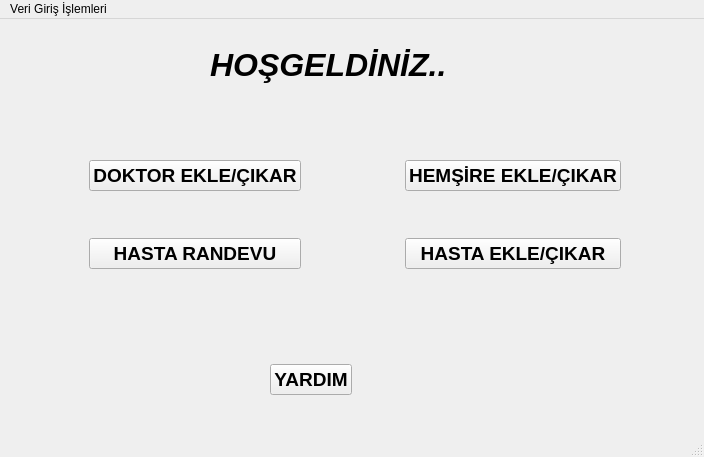
<?xml version="1.0" encoding="UTF-8"?>
<ui version="4.0">
 <class>SaglikOcagi</class>
 <widget class="QMainWindow" name="SaglikOcagi">
  <property name="geometry">
   <rect>
    <x>0</x>
    <y>0</y>
    <width>704</width>
    <height>457</height>
   </rect>
  </property>
  <property name="windowTitle">
   <string>SaglikOcagi</string>
  </property>
  <widget class="QWidget" name="centralwidget">
   <widget class="QLabel" name="lblHosgeldiniz">
    <property name="geometry">
     <rect>
      <x>210</x>
      <y>20</y>
      <width>261</width>
      <height>51</height>
     </rect>
    </property>
    <property name="font">
     <font>
      <pointsize>24</pointsize>
      <italic>true</italic>
      <bold>true</bold>
     </font>
    </property>
    <property name="text">
     <string>HOŞGELDİNİZ..</string>
    </property>
   </widget>
   <widget class="QWidget" name="layoutWidget">
    <property name="geometry">
     <rect>
      <x>270</x>
      <y>330</y>
      <width>139</width>
      <height>61</height>
     </rect>
    </property>
    <layout class="QHBoxLayout" name="horizontalLayout_4">
     <item>
      <widget class="QPushButton" name="btnYardim">
       <property name="font">
        <font>
         <pointsize>14</pointsize>
         <bold>true</bold>
        </font>
       </property>
       <property name="text">
        <string>YARDIM</string>
       </property>
      </widget>
     </item>
     <item>
      <widget class="QLabel" name="lblYardimSembol">
       <property name="layoutDirection">
        <enum>Qt::LeftToRight</enum>
       </property>
       <property name="text">
        <string/>
       </property>
       <property name="pixmap">
        <pixmap resource="Kaynaklar.qrc">:/Resimler/Resimler/help.png</pixmap>
       </property>
      </widget>
     </item>
    </layout>
   </widget>
   <widget class="QWidget" name="layoutWidget">
    <property name="geometry">
     <rect>
      <x>-10</x>
      <y>100</y>
      <width>631</width>
      <height>191</height>
     </rect>
    </property>
    <layout class="QGridLayout" name="gridLayout">
     <item row="1" column="1">
      <widget class="QPushButton" name="btnHastaRandevu">
       <property name="font">
        <font>
         <pointsize>14</pointsize>
         <italic>false</italic>
         <bold>true</bold>
        </font>
       </property>
       <property name="text">
        <string>HASTA RANDEVU</string>
       </property>
      </widget>
     </item>
     <item row="0" column="3">
      <widget class="QPushButton" name="btnHemsire">
       <property name="font">
        <font>
         <pointsize>14</pointsize>
         <italic>false</italic>
         <bold>true</bold>
        </font>
       </property>
       <property name="text">
        <string>HEMŞİRE EKLE/ÇIKAR</string>
       </property>
      </widget>
     </item>
     <item row="1" column="3">
      <widget class="QPushButton" name="btnHastaKayit">
       <property name="font">
        <font>
         <pointsize>14</pointsize>
         <italic>false</italic>
         <bold>true</bold>
        </font>
       </property>
       <property name="text">
        <string>HASTA EKLE/ÇIKAR</string>
       </property>
      </widget>
     </item>
     <item row="1" column="0">
      <widget class="QLabel" name="lblHastaSembol">
       <property name="font">
        <font>
         <pointsize>14</pointsize>
         <italic>false</italic>
         <bold>true</bold>
        </font>
       </property>
       <property name="layoutDirection">
        <enum>Qt::RightToLeft</enum>
       </property>
       <property name="text">
        <string/>
       </property>
       <property name="pixmap">
        <pixmap resource="Kaynaklar.qrc">:/Resimler/Resimler/emotion_bad_smelly.png</pixmap>
       </property>
      </widget>
     </item>
     <item row="0" column="0">
      <widget class="QLabel" name="lblDoktorSembol">
       <property name="font">
        <font>
         <pointsize>14</pointsize>
         <italic>false</italic>
         <bold>true</bold>
        </font>
       </property>
       <property name="layoutDirection">
        <enum>Qt::RightToLeft</enum>
       </property>
       <property name="text">
        <string/>
       </property>
       <property name="pixmap">
        <pixmap resource="Kaynaklar.qrc">:/Resimler/Resimler/user_medical.png</pixmap>
       </property>
      </widget>
     </item>
     <item row="0" column="2">
      <widget class="QLabel" name="lblHemsireSembol">
       <property name="font">
        <font>
         <pointsize>14</pointsize>
         <italic>false</italic>
         <bold>true</bold>
        </font>
       </property>
       <property name="layoutDirection">
        <enum>Qt::RightToLeft</enum>
       </property>
       <property name="text">
        <string/>
       </property>
       <property name="pixmap">
        <pixmap resource="Kaynaklar.qrc">:/Resimler/Resimler/user_medical_female.png</pixmap>
       </property>
      </widget>
     </item>
     <item row="0" column="1">
      <widget class="QPushButton" name="btnDoktor">
       <property name="font">
        <font>
         <pointsize>14</pointsize>
         <italic>false</italic>
         <bold>true</bold>
        </font>
       </property>
       <property name="text">
        <string>DOKTOR EKLE/ÇIKAR</string>
       </property>
      </widget>
     </item>
     <item row="1" column="2">
      <widget class="QLabel" name="lblHastaSembol_2">
       <property name="font">
        <font>
         <pointsize>14</pointsize>
         <italic>false</italic>
         <bold>true</bold>
        </font>
       </property>
       <property name="layoutDirection">
        <enum>Qt::RightToLeft</enum>
       </property>
       <property name="text">
        <string/>
       </property>
       <property name="pixmap">
        <pixmap resource="Kaynaklar.qrc">:/Resimler/Resimler/user_add.png</pixmap>
       </property>
      </widget>
     </item>
    </layout>
   </widget>
  </widget>
  <widget class="QMenuBar" name="menubar">
   <property name="geometry">
    <rect>
     <x>0</x>
     <y>0</y>
     <width>704</width>
     <height>22</height>
    </rect>
   </property>
   <widget class="QMenu" name="menuVeri_Giri_lemleri">
    <property name="title">
     <string>Veri Giriş İşlemleri</string>
    </property>
   </widget>
   <addaction name="menuVeri_Giri_lemleri"/>
  </widget>
  <widget class="QStatusBar" name="statusbar"/>
  <action name="actionEkle">
   <property name="text">
    <string>Ekle</string>
   </property>
  </action>
  <action name="actionSil">
   <property name="text">
    <string>Sil</string>
   </property>
  </action>
 </widget>
 <resources>
  <include location="Kaynaklar.qrc"/>
 </resources>
 <connections/>
</ui>
